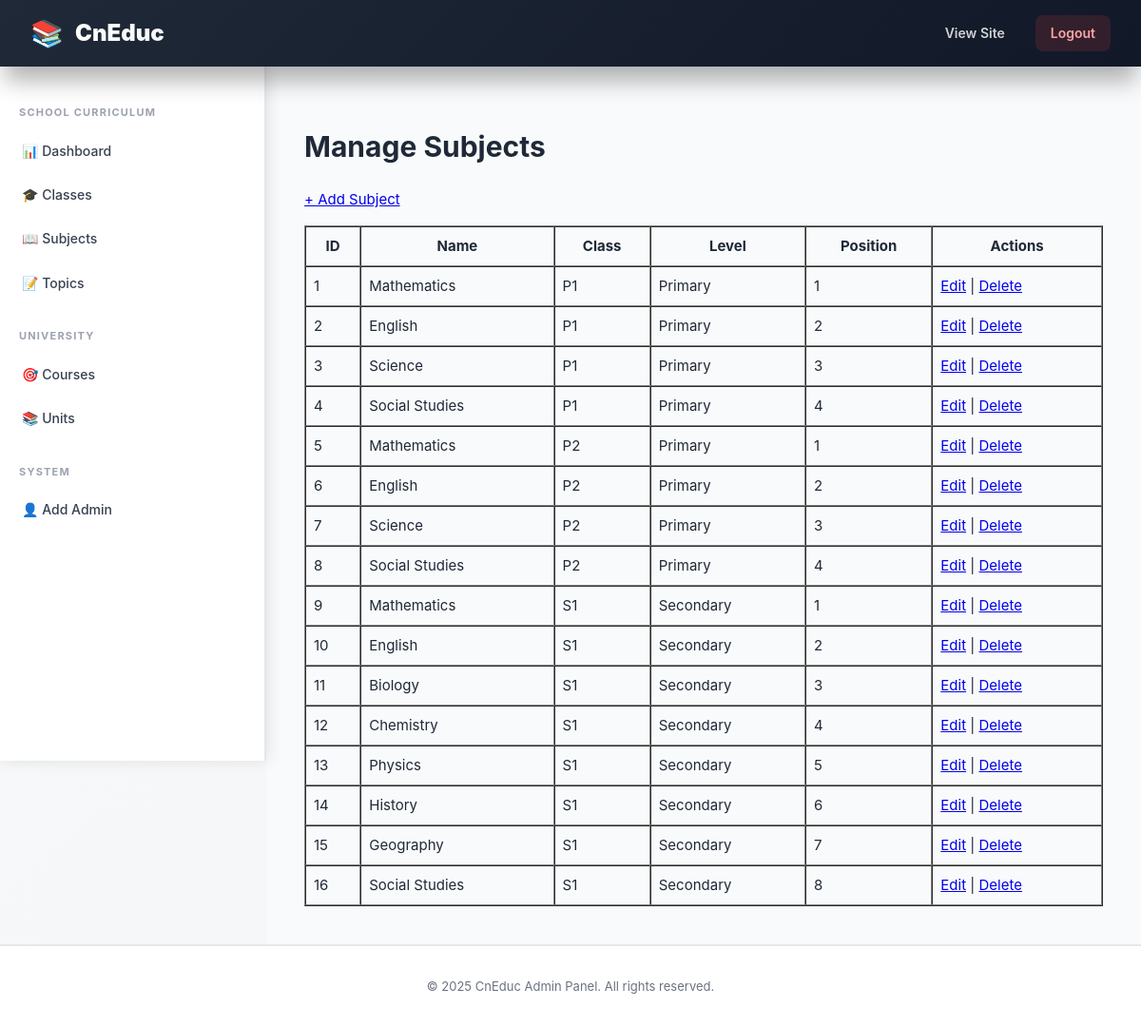
Page /admin/subjects_list.php (signed in) on the committed database.
### tables this page shows
CREATE TABLE IF NOT EXISTS `subjects` (
  `id` INT AUTO_INCREMENT PRIMARY KEY,
  `class_id` INT NOT NULL,
  `name` VARCHAR(150) NOT NULL,
  `description` TEXT,
  `position` INT DEFAULT 0,
  FOREIGN KEY (`class_id`) REFERENCES `classes`(`id`) ON DELETE CASCADE
);

CREATE TABLE IF NOT EXISTS `classes` (
  `id` INT AUTO_INCREMENT PRIMARY KEY,
  `level_id` INT NOT NULL,
  `name` VARCHAR(50) NOT NULL,
  `description` TEXT,
  `position` INT DEFAULT 0,
  FOREIGN KEY (`level_id`) REFERENCES `levels`(`id`) ON DELETE CASCADE,
  UNIQUE KEY `level_class` (`level_id`, `name`)
);

CREATE TABLE IF NOT EXISTS `levels` (
  `id` INT AUTO_INCREMENT PRIMARY KEY,
  `name` VARCHAR(100) NOT NULL,
  `description` TEXT,
  `slug` VARCHAR(100) NOT NULL UNIQUE
);

### admin/subjects_list.php (the view, shortened to what this page needs)
<?php
require_once __DIR__ . '/../includes/functions.php';
$subjects = [];
$class_id = isset($_GET['class_id']) ? (int)$_GET['class_id'] : 0;
if ($class_id > 0) {
  $class = cned_get_class($class_id);
  $subjects = get_subjects_by_class($class_id);
} else {
    $res = $mysqli->query("SELECT s.*, c.name AS class_name, l.name AS level_name FROM subjects s JOIN classes c ON s.class_id = c.id JOIN levels l ON c.level_id = l.id ORDER BY l.id, c.position, s.position");
    $subjects = $res ? $res->fetch_all(MYSQLI_ASSOC) : [];
}
include __DIR__ . '/header.php';
?>
<div class="card">
  <h1>Manage Subjects</h1>
  <p><a href="subject_add.php<?php echo $class_id > 0 ? '?class_id=' . $class_id : ''; ?>">+ Add Subject</a></p>
  <?php if (count($subjects) === 0): ?>
    <p>No subjects found.</p>
  <?php else: ?>
    <table border="1" cellpadding="8" cellspacing="0" style="width:100%;">
      <tr>
        <th>ID</th>
        <th>Name</th>
        <th>Class</th>
        <th>Level</th>
        <th>Position</th>
        <th>Actions</th>
      </tr>
      <?php foreach ($subjects as $s): ?>
        <tr>
          <td><?php echo $s['id']; ?></td>
          <td><?php echo htmlspecialchars($s['name']); ?></td>
          <td><?php echo htmlspecialchars($s['class_name']); ?></td>
          <td><?php echo htmlspecialchars($s['level_name']); ?></td>
          <td><?php echo $s['position']; ?></td>
          <td>
            <a href="subject_edit.php?id=<?php echo $s['id']; ?>">Edit</a> |
            <a href="subject_delete.php?id=<?php echo $s['id']; ?>" onclick="return confirm('Are you sure?');">Delete</a>
          </td>
        </tr>
      <?php endforeach; ?>
    </table>
  <?php endif; ?>
</div>
<?php include __DIR__ . '/footer.php'; ?>

### assets/admin.css (style rules this page uses)
* { box-sizing: border-box; -webkit-box-sizing: border-box; -moz-box-sizing: border-box; }
:root { --primary: #6366f1; --primary-dark: #4f46e5; --primary-light: #f0f4ff; --primary-lighter: #f5f3ff; --secondary: #ec4899; --accent: #f59e0b; --success: #10b981; --danger: #ef4444; --warning: #f59e0b; --info: #3b82f6; --gray-900: #111827; --gray-800: #1f2937; --gray-700: #374151; --gray-600: #4b5563; --gray-500: #6b7280; --gray-400: #9ca3af; --gray-300: #d1d5db; --gray-200: #e5e7eb; --gray-100: #f3f4f6; --gray-50: #f9fafb; --shadow-xs: 0 1px 2px 0 rgba(0, 0, 0, 0.05); --shadow-sm: 0 1px 3px 0 rgba(0, 0, 0, 0.1), 0 1px 2px -1px rgba(0, 0, 0, 0.1); --shadow-md: 0 4px 6px -1px rgba(0, 0, 0, 0.1), 0 2px 4px -2px rgba(0, 0, 0, 0.1); --shadow-lg: 0 10px 15px -3px rgba(0, 0, 0, 0.1), 0 4px 6px -4px rgba(0, 0, 0, 0.1); --shadow-xl: 0 20px 25px -5px rgba(0, 0, 0, 0.1), 0 8px 10px -6px rgba(0, 0, 0, 0.1); --shadow-2xl: 0 25px 50px -12px rgba(0, 0, 0, 0.25); --transition: all 0.3s cubic-bezier(0.4, 0, 0.2, 1); }
html { scroll-behavior: smooth; width: 100%; overflow-x: hidden; -ms-overflow-style: scrollbar; }
body { font-family: 'Inter', -apple-system, BlinkMacSystemFont, 'Segoe UI', 'Roboto', sans-serif; margin: 0; padding: 0; background: #f3f4f6; background: linear-gradient(135deg, #f9fafb 0%, #f3f4f6 100%); color: #1f2937; line-height: 1.6; font-size: 15px; -webkit-font-smoothing: antialiased; -moz-osx-font-smoothing: grayscale; overflow-x: hidden; }

### admin/header.php (style rules this page uses)
* { box-sizing: border-box; -webkit-box-sizing: border-box; -moz-box-sizing: border-box; }
html { scroll-behavior: smooth; -ms-overflow-style: scrollbar; }
body { margin: 0; padding: 0; }

### rows in the picture
subjects: id "1", name "Mathematics", class.name "P1", levels.name "Primary", position "1"
subjects: id "2", name "English", class.name "P1", levels.name "Primary", position "2"
subjects: id "3", name "Science", class.name "P1", levels.name "Primary", position "3"
subjects: id "4", name "Social Studies", class.name "P1", levels.name "Primary", position "4"
subjects: id "5", name "Mathematics", class.name "P2", levels.name "Primary", position "1"
subjects: id "6", name "English", class.name "P2", levels.name "Primary", position "2"
subjects: id "7", name "Science", class.name "P2", levels.name "Primary", position "3"
subjects: id "8", name "Social Studies", class.name "P2", levels.name "Primary", position "4"
subjects: id "9", name "Mathematics", class.name "S1", levels.name "Secondary", position "1"
subjects: id "10", name "English", class.name "S1", levels.name "Secondary", position "2"
subjects: id "11", name "Biology", class.name "S1", levels.name "Secondary", position "3"
subjects: id "12", name "Chemistry", class.name "S1", levels.name "Secondary", position "4"
subjects: id "13", name "Physics", class.name "S1", levels.name "Secondary", position "5"
subjects: id "14", name "History", class.name "S1", levels.name "Secondary", position "6"
subjects: id "15", name "Geography", class.name "S1", levels.name "Secondary", position "7"
subjects: id "16", name "Social Studies", class.name "S1", levels.name "Secondary", position "8"
